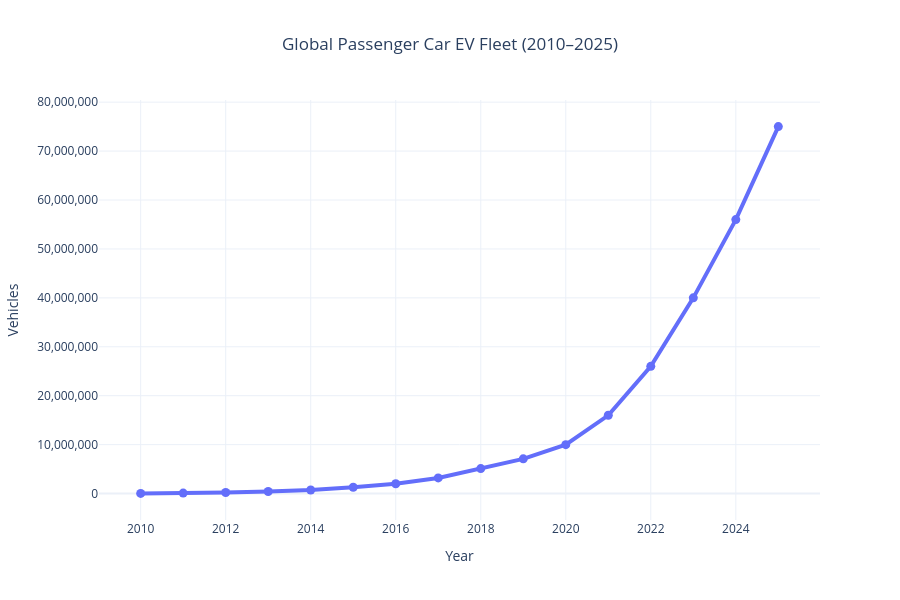

Write notebook code for a chart like this one.
### Code cell
fig = px.line(

    stock,

    x="year",

    y="value",

    markers=True,

    title="Global Passenger Car EV Fleet (2010–2025)",

    template="plotly_white"

)

fig.update_traces(
    line=dict(width=4),
    marker=dict(size=9)
)

fig.update_layout(

    title_x=0.5,

    height=600,

    xaxis_title="Year",

    yaxis_title="Vehicles"

)

fig.update_yaxes(
    tickformat=",.0f"
)

fig.show()

### Figure 1 — Plotly figure (JSON) as saved in the notebook; plotly's stock layout.template omitted (floating-point values rounded to 4 significant figures)
{"data": [{"hovertemplate": "year=%{x}<br>value=%{y}<extra></extra>", "legendgroup": "", "line": {"color": "#636efa", "dash": "solid", "width": 4}, "marker": {"size": 9, "symbol": "circle"}, "mode": "lines+markers", "name": "", "orientation": "v", "showlegend": false, "type": "scatter", "x": [2010, 2011, 2012, 2013, 2014, 2015, 2016, 2017, 2018, 2019, 2020, 2021, 2022, 2023, 2024, 2025], "xaxis": "x", "y": [39000.0, 95000.0, 220000.0, 420000.0, 730000.0, 1300000.0, 2000000.0, 3200000.0, 5100000.0, 7100000.0, 10000000.0, 16000000.0, 26000000.0, 40000000.0, 56000000.0, 75000000.0], "yaxis": "y"}], "layout": {"height": 600, "legend": {"tracegroupgap": 0}, "title": {"text": "Global Passenger Car EV Fleet (2010–2025)", "x": 0.5}, "xaxis": {"anchor": "y", "domain": [0, 1], "title": {"text": "Year"}}, "yaxis": {"anchor": "x", "domain": [0, 1], "tickformat": ",.0f", "title": {"text": "Vehicles"}}}}
